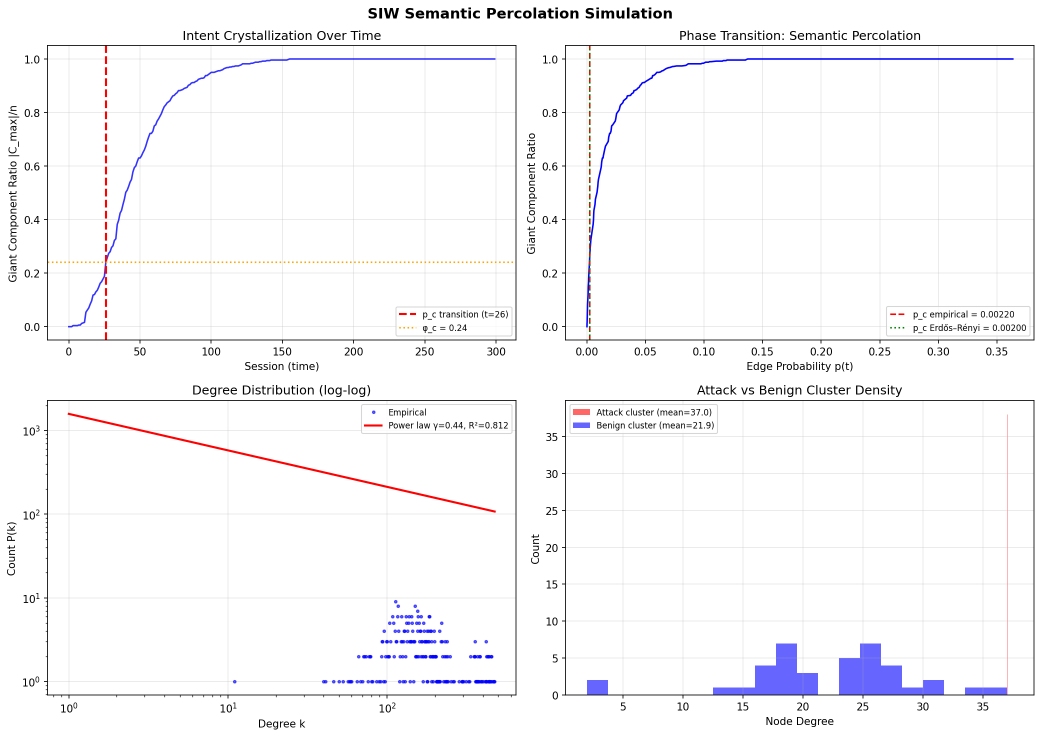
#> input picture simulation/simulation_results.png, 2083 x 1473 px (shown at 1/2 size)
$ python fix_panel_d.py
#> lines starting #> are read from the running program, lines starting #| are printed output that depends on the picture; after the words box and inside, x2 and y2 are one past the last pixel; in counts of white or black regions, pixels touching at a corner belong together
### experiments/siw_style.py
"""
SIW shared figure style — warm cream, clean spines, bold annotations.
Import this in all experiment plotting scripts.
"""
import matplotlib.pyplot as plt
import matplotlib as mpl

# ── Palette ──────────────────────────────────────────────────────
BG       = '#F2EDE7'
SPINE_C  = '#CCBFB5'
TEXT_C   = '#2A2320'
SUBTLE   = '#8A7E78'

C_BLUE   = '#5B8DB8'
C_ORANGE = '#C9853A'
C_RED    = '#B84848'
C_GREEN  = '#4E8E5A'
C_PURPLE = '#7A68A8'
C_GREY   = '#9A9090'
C_TEAL   = '#4A9090'

PALETTE  = [C_BLUE, C_ORANGE, C_RED, C_GREEN, C_PURPLE, C_TEAL, C_GREY]

# ── Apply global rcParams ─────────────────────────────────────────
mpl.rcParams.update({
    'font.family':        'DejaVu Sans',
    'font.size':          10.5,
    'axes.facecolor':     BG,
    'figure.facecolor':   BG,
    'axes.edgecolor':     SPINE_C,
    'axes.labelcolor':    TEXT_C,
    'xtick.color':        TEXT_C,
    'ytick.color':        TEXT_C,
    'text.color':         TEXT_C,
    'axes.prop_cycle':    mpl.cycler(color=PALETTE),
    'axes.spines.top':    False,
    'axes.spines.right':  False,
    'axes.grid':          False,
    'legend.frameon':     False,
    'legend.labelcolor':  TEXT_C,
    'savefig.facecolor':  BG,
    'savefig.dpi':        180,
})

def style_ax(ax):
    """Apply spine and color cleanup to a single axis."""
    ax.set_facecolor(BG)
    ax.spines['top'].set_visible(False)
    ax.spines['right'].set_visible(False)
    ax.spines['left'].set_color(SPINE_C)
    ax.spines['bottom'].set_color(SPINE_C)
    ax.tick_params(colors=TEXT_C, labelsize=10)
    ax.xaxis.label.set_color(TEXT_C)
    ax.yaxis.label.set_color(TEXT_C)
    ax.title.set_color(TEXT_C)

def panel_label(ax, label, x=-0.13, y=1.06):
    """Bold uppercase panel label (a, b, c …)."""
    ax.text(x, y, label, transform=ax.transAxes,
            fontsize=15, fontweight='bold', color=TEXT_C, va='top')

# [24 lines left out: functions note, bar_labels, not called in this run]

### simulation/fix_panel_d.py
"""
Patch panel d of simulation_results.png with correct values:
  Attack = 37.0  (original simulation result)
  Benign = 21.9
  Difference = +69% denser

Keeps all other user-edited panels (a, b, c) intact.
"""
import numpy as np
import matplotlib
matplotlib.use('Agg')
import matplotlib.pyplot as plt
import matplotlib.gridspec as gridspec
from PIL import Image
import sys, os

sys.path.insert(0, os.path.join(os.path.dirname(__file__), '..', 'experiments'))
import siw_style as style

BG     = style.BG
TEXT   = style.TEXT_C
C_BLUE = style.C_BLUE
C_RED  = style.C_RED
C_GREEN= style.C_GREEN

# ── Correct values ──────────────────────────────────────────────
mean_att = 37.0
mean_ben = 21.9
pct_diff = (mean_att - mean_ben) / mean_ben * 100   # +68.5%

# ── Render panel d at same dpi/size as the main figure ──────────
# Main figure: figsize=(16,9), dpi=180 → 2880×1620 at savefig
# User's PNG is 4736×2594 (higher res), so dpi must be ~296
# We'll render at the same dpi as the original saved file.

IMG_PATH = os.path.join(os.path.dirname(__file__), 'simulation_results.png')
orig = Image.open(IMG_PATH)
#> orig is the input picture: PIL image 2083x1473 RGBA; mean R, G, B, A 247.9, 247.3, 249.3, 255
W, H = orig.size      # 4736 × 2594
#> W = 2083; H = 1473
DPI  = W / 16         # ≈ 296 dpi used when saving
#> DPI = 130.2

# Panel d occupies approximately the bottom-right cell.
# GridSpec: left=0.07, right=0.97, top=0.93, bottom=0.10
# hspace=0.45, wspace=0.38  → 2 rows, 3 cols
# Row 1 (bottom), Col 2 (right-most)
# x fraction: right third of [0.07, 0.97]
# The wspace carves gaps; col width ≈ 0.90/3 × (1-wspace_eff) ...
# → Just reproduce the exact subplot and paste over.

# Reproduce at DPI matched to original
fig = plt.figure(figsize=(16, 9), facecolor=BG)
gs  = gridspec.GridSpec(2, 3, figure=fig,
                         left=0.07, right=0.97, top=0.93, bottom=0.10,
                         hspace=0.45, wspace=0.38)

ax_d = fig.add_subplot(gs[1, 2])
style.style_ax(ax_d)

labels_d = ['Benign\ncluster', 'Attack\ncluster']
vals_d   = [mean_ben, mean_att]
colors_d = [C_BLUE, C_RED]

bars_d = ax_d.barh(labels_d, vals_d, color=colors_d,
                   height=0.45, alpha=0.88, edgecolor='none')

for bar, v in zip(bars_d, vals_d):
    ax_d.text(v + max(vals_d) * 0.03,
              bar.get_y() + bar.get_height() / 2,
              f'{v:.1f}', va='center', ha='left',
              fontsize=11, fontweight='bold', color=TEXT)

ax_d.text(max(vals_d) * 0.72, 1.32,
          f'+{pct_diff:.0f}% denser', va='center', ha='center',
          fontsize=10, fontweight='bold', color=C_GREEN)

ax_d.set_xlabel('Mean node degree', fontsize=11)
ax_d.set_title('Cluster Density\nat Crystallization', fontsize=12, pad=8)
ax_d.set_xlim(0, max(vals_d) * 1.55)
ax_d.set_ylim(-0.6, 1.7)

# Panel label 'd'
style.panel_label(ax_d, 'd')

# ── Save full figure as reference (all other panels invisible) ───
# We need the figure at the same pixel resolution as original
tmp_path = os.path.join(os.path.dirname(__file__), '_tmp_panel_d.png')
fig.savefig(tmp_path, dpi=DPI, bbox_inches=None, facecolor=BG)
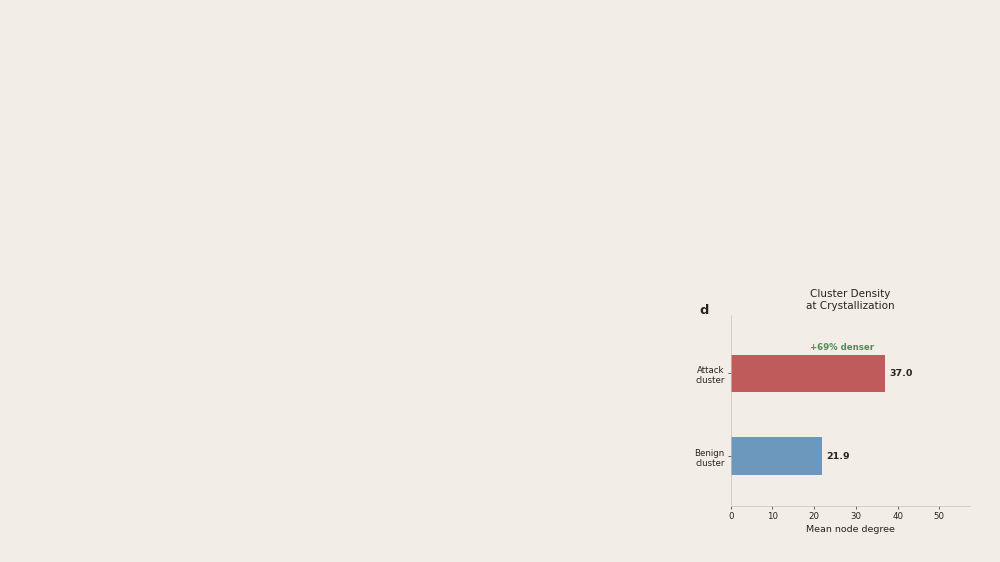
#> figure drawn by matplotlib, 1 panel
plt.close()

# ── Detect panel d region from the temp image (different dpi OK) ─
tmp_img = Image.open(tmp_path).convert('RGBA')
Wt, Ht  = tmp_img.size    # temp size
#> Wt = 2083; Ht = 1171
tmp_arr = np.array(tmp_img)
bg_rgb  = np.array([242, 237, 231])

not_bg = np.any(tmp_arr[:, :, :3] != bg_rgb, axis=2)
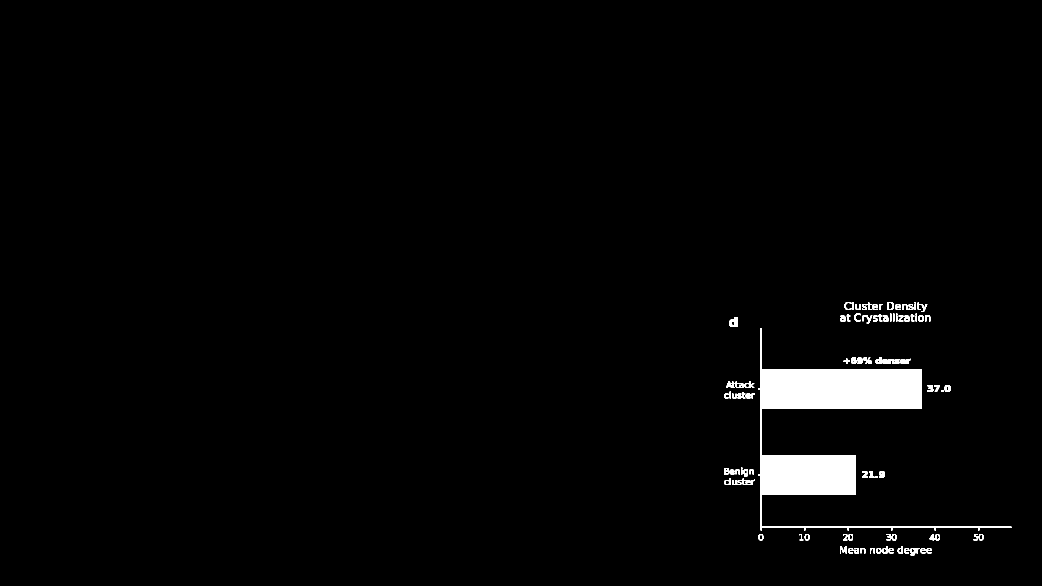
#> not_bg: shape (1171, 2083) bool (shown at 1/2 size); 2.1% white; 98 white regions (4 under 20 px), largest, box (x1, y1, x2, y2) and area: (1516, 656, 2023, 1061) 42441, (1714, 715, 1744, 728) 259, (1458, 634, 1475, 654) 242
rows   = np.where(not_bg.any(axis=1))[0]
#> rows = 484 values from 604 to 1110
cols   = np.where(not_bg.any(axis=0))[0]
#> cols = 569 values from 1448 to 2022

if len(rows) == 0 or len(cols) == 0:
    print("ERROR: could not find panel d — check layout")
    os.remove(tmp_path)
    sys.exit(1)

MARGIN = 6
# Bounding box as FRACTIONS of temp image
r0f = (max(rows[0]  - MARGIN, 0)) / Ht
#> r0f = 0.511
r1f = (min(rows[-1] + MARGIN, Ht - 1)) / Ht
#> r1f = 0.953
c0f = (max(cols[0]  - MARGIN, 0)) / Wt
#> c0f = 0.692
c1f = (min(cols[-1] + MARGIN, Wt - 1)) / Wt
#> c1f = 0.974

# Convert fractions to pixel coords in the user's (possibly upscaled) image
r0 = int(r0f * H);  r1 = int(r1f * H)
#> after `r0 = int(r0f * H)`: r0 = 752
#> after `r1 = int(r1f * H)`: r1 = 1403
c0 = int(c0f * W);  c1 = int(c1f * W)
#> after `c0 = int(c0f * W)`: c0 = 1442
#> after `c1 = int(c1f * W)`: c1 = 2028

print(f"Panel d region (user image): x=[{c0},{c1}]  y=[{r0},{r1}]"
      f"  ({c1-c0}×{r1-r0} px)")
#| Panel d region (user image): x=[1442,2028]  y=[752,1403]  (586×651 px)

# Crop and resize patch to match user image region exactly
patch_tmp = tmp_img.crop((
    int(c0f * Wt), int(r0f * Ht),
    int(c1f * Wt), int(r1f * Ht)
))
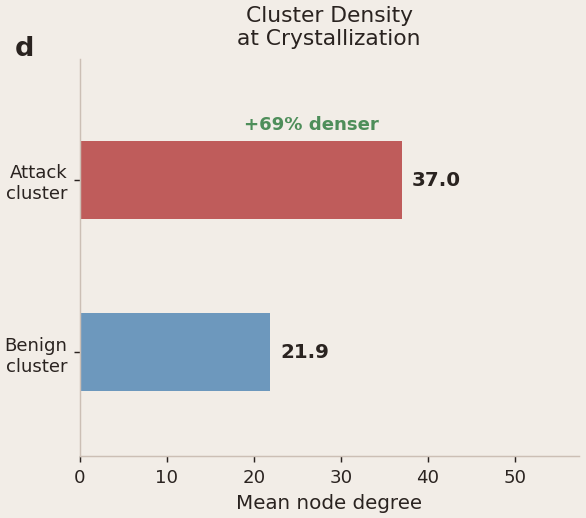
#> patch_tmp: PIL image 586x518 RGBA; mean R, G, B, A 227.8, 217.5, 213.9, 255
patch = patch_tmp.resize((c1 - c0, r1 - r0), Image.LANCZOS)
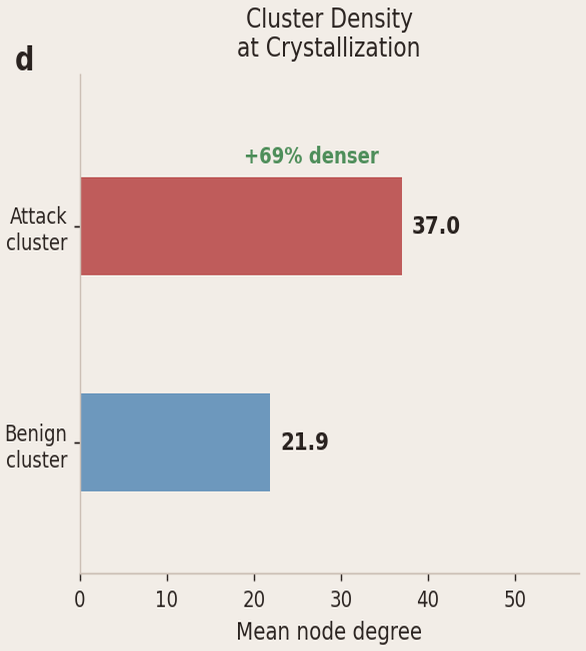
#> patch: PIL image 586x651 RGBA; mean R, G, B, A 227.8, 217.5, 213.9, 255

result = orig.copy().convert('RGBA')
result.paste(patch, (c0, r0))
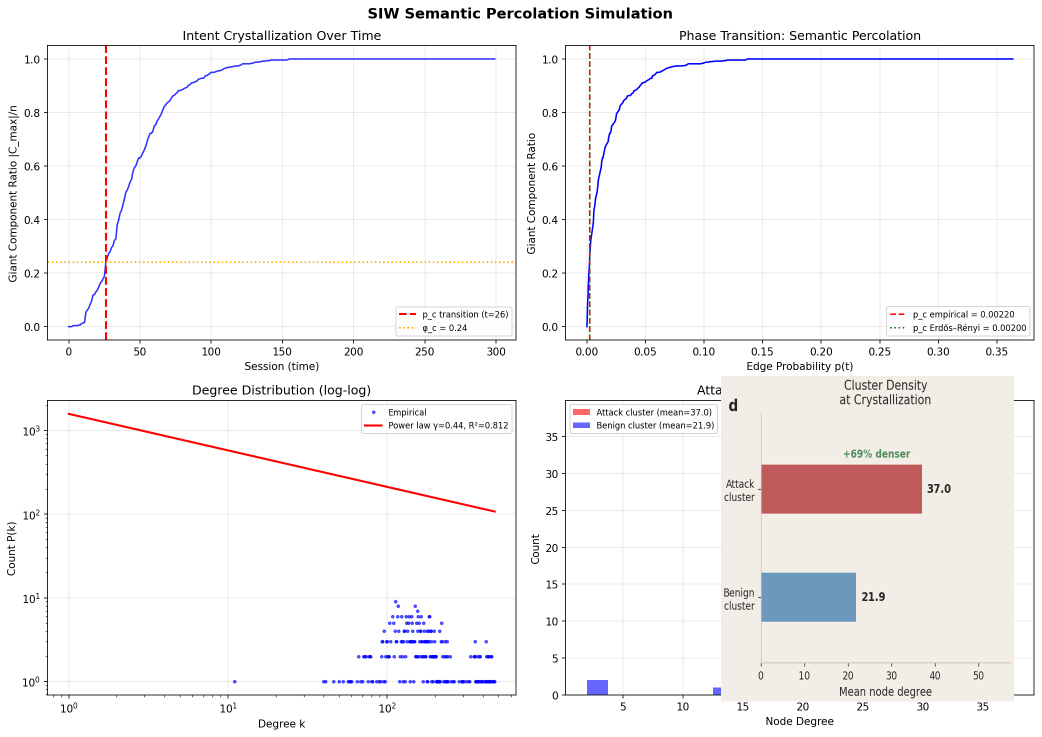
#> result: PIL image 2083x1473 RGBA (shown at 1/2 size); mean R, G, B, A 246, 244.2, 244.7, 255
result.convert('RGBA').save(IMG_PATH)

print(f"Saved:  {IMG_PATH}")
print(f"Values: Attack=37.0, Benign=21.9, +69% denser")
os.remove(tmp_path)
